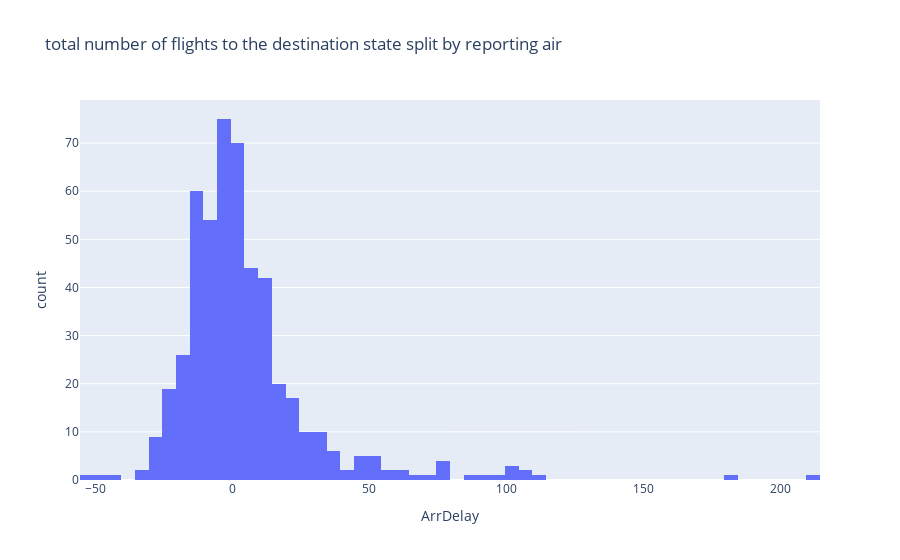

Source (notebook cell):
### Code cell
## Write your code here
fig = px.histogram(data, x='ArrDelay',title="total number of flights to the destination state split by reporting air")
fig.show()

### Figure 1 — Plotly figure (JSON) as saved in the notebook; plotly's stock layout.template omitted (floating-point values rounded to 4 significant figures; data arrays with more than 128 entries replaced by an {"elided": "..."} marker saying what was removed)
{"data": [{"alignmentgroup": "True", "bingroup": "x", "hovertemplate": "ArrDelay=%{x}<br>count=%{y}<extra></extra>", "legendgroup": "", "marker": {"color": "#636efa", "pattern": {"shape": ""}}, "name": "", "offsetgroup": "", "orientation": "v", "showlegend": false, "type": "histogram", "x": {"elided": "500 int values"}, "xaxis": "x", "yaxis": "y"}], "layout": {"autosize": true, "barmode": "relative", "legend": {"tracegroupgap": 0}, "title": {"text": "total number of flights to the destination state split by reporting air"}, "xaxis": {"anchor": "y", "autorange": true, "domain": [0, 1], "range": [-55.5, 214.5], "title": {"text": "ArrDelay"}, "type": "linear"}, "yaxis": {"anchor": "x", "autorange": true, "domain": [0, 1], "range": [0, 78.95], "title": {"text": "count"}}}}
